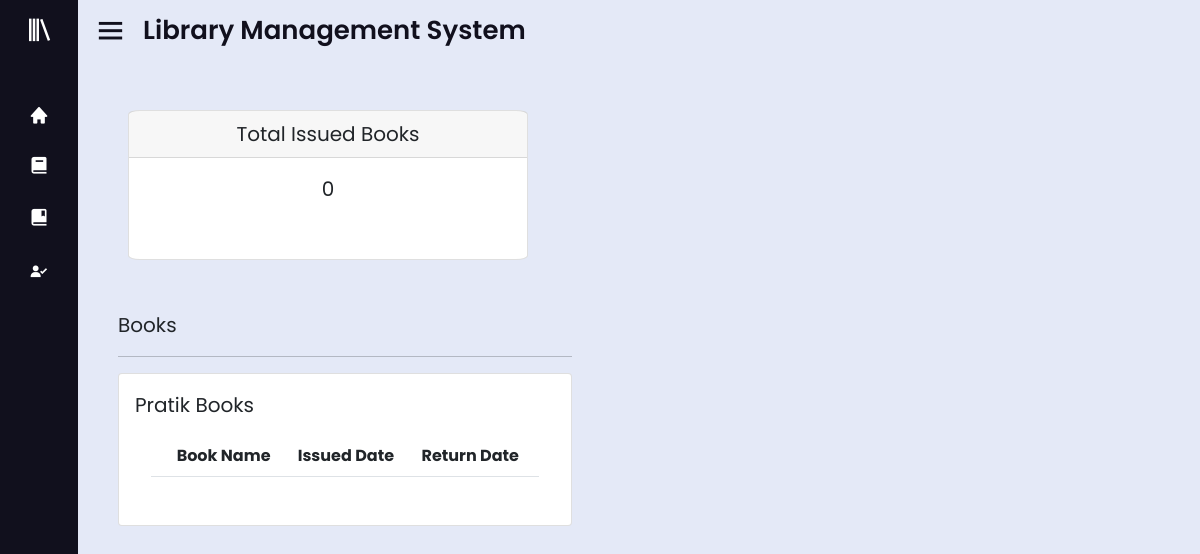
The app's page /library/view-student/1 (signed in), older data.
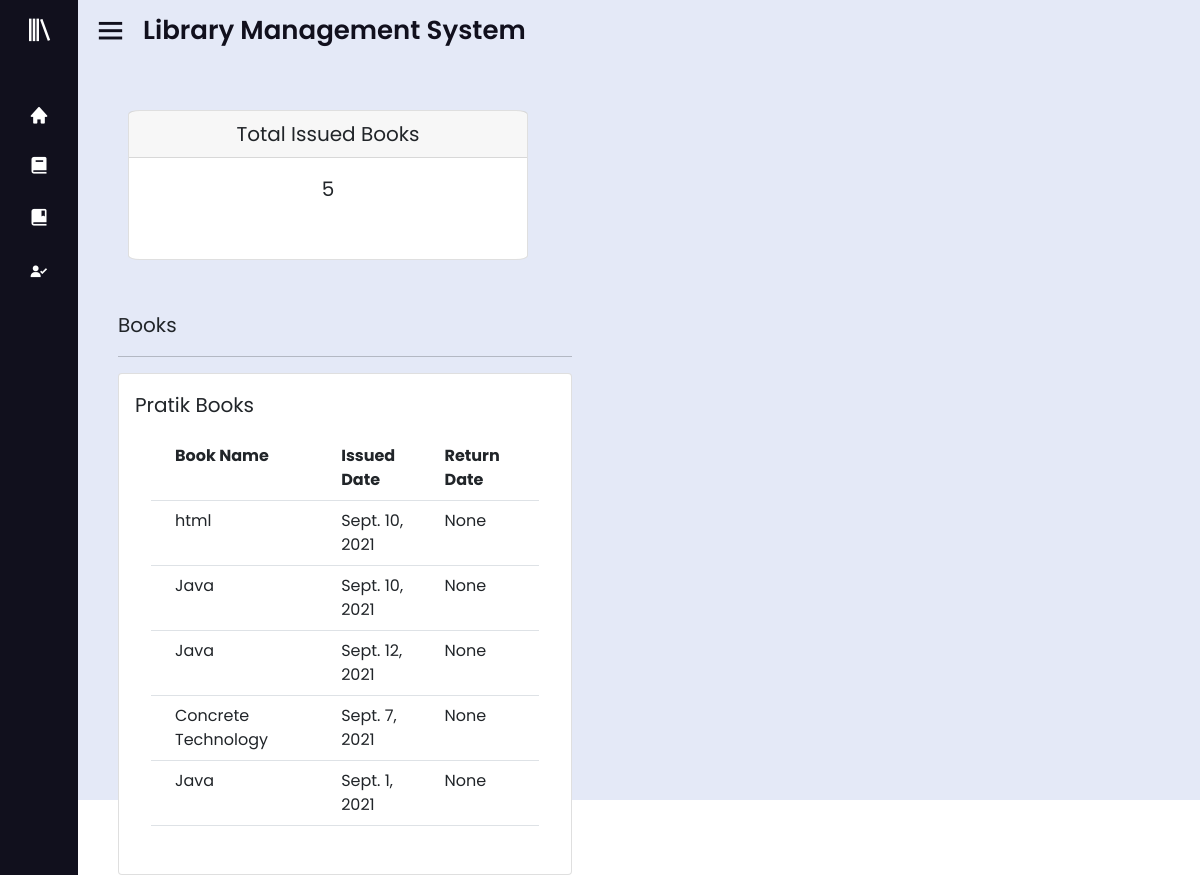
The same page, newer data.
### library/models.py (models this page shows, shortened)
class IssueBookModel(models.Model):
    stud_name = models.ForeignKey(
        StudentModel, null=True, on_delete=models.SET_NULL)
    book_name = models.ForeignKey(
        AddBookModel, null=True, on_delete=models.SET_NULL)
    issue_date = models.DateField(
        auto_now_add=False, auto_now=False, null=True)
    return_date = models.DateField(null=True, blank=True)

class AddBookModel(models.Model):
    book_name = models.CharField(max_length=200)
    author_name = models.CharField(max_length=200)
    branch = models.CharField(max_length=200, choices=branch)
    isbn_no = models.IntegerField()
    quantity = models.IntegerField()
    def __str__(self):
        return self.book_name

### library/views.py (the view)
# urls.py: path('view-student/<str:id>', views.viewStudent, name='view-student'),
@login_required(login_url='login')
def viewStudent(request, id):
    student = StudentModel.objects.get(id=id)
    books = IssueBookModel.objects.filter(stud_name=student)
    totalbooks = IssueBookModel.objects.filter(stud_name=student).count()
    context = {'totalbooks': totalbooks, 'books': books, 'name': student}
    return render(request, 'library/viewStudent.html', context=context)

### library/models.py (called while the page is built)
    def __str__(self):
        return self.stud_name

### library/templates/library/viewStudent.html
{% extends 'library/base.html' %}
{% load crispy_forms_tags %}
{% block content %}
<section class="home-section">
    <div class="home-content">
        <i class='bx bx-menu' onclick="toggleSidebar()"></i>
        <span class="text">Library Management System</span>
    </div>
    <div class="row">
        <div class="col-sm-4">
            <div class="card" style="width: 400px; height: 150px; margin: 50px; border-radius: 3%;">
                <div class="card-header text-center">
                    <label for="header" style="font-size:1.25rem;">Total Issued Books</label>
                </div>
                <div class="card-body text-center">
                    <label for="count" style="font-size:1.25rem;"> {{ totalbooks }} </label>
                </div>
            </div>
        </div>
    </div>
    <div class="row">
        <div class="col-md-5" style="margin-left:40px">
            <label for="Student" style="font-size:1.25rem; font-weight: 400;"> Books
            </label>
            <hr>
            <div class="card p-3">
                <div class="card-hrader">
                    <label for="Student" style="font-size:1.25rem; font-weight: 400;"> {{name}} Books
                    </label>
                </div>
                <div class="card-body">
                    <table class="table">
                        <tr>
                            <th></th>
                            <th>Book Name </th>
                            <th>Issued Date </th>
                            <th>Return Date </th>
                        </tr>
                        {% for book in books %}
                        <tr>
                            <td></td>
                            <td>{{book.book_name}}</td>
                            <td>{{book.issue_date}}</td>
                            <td>{{book.return_date}}</td>
                        </tr>
                        {% endfor %}
                    </table>
                </div>
            </div>
        </div>
    </div>
</section>
{% endblock %}

Row changes from the older to the newer data that the page shows:
added IssueBookModel: book_name "html", issue_date "Sept. 10, 2021", return_date "None"
added IssueBookModel: book_name "Java", issue_date "Sept. 10, 2021", return_date "None"
added IssueBookModel: book_name "Java", issue_date "Sept. 12, 2021", return_date "None"
added IssueBookModel: book_name "Concrete Technology", issue_date "Sept. 7, 2021", return_date "None"
added IssueBookModel: book_name "Java", issue_date "Sept. 1, 2021", return_date "None"
Text that changed along with them:
{{ totalbooks }}: "0" → "5"
